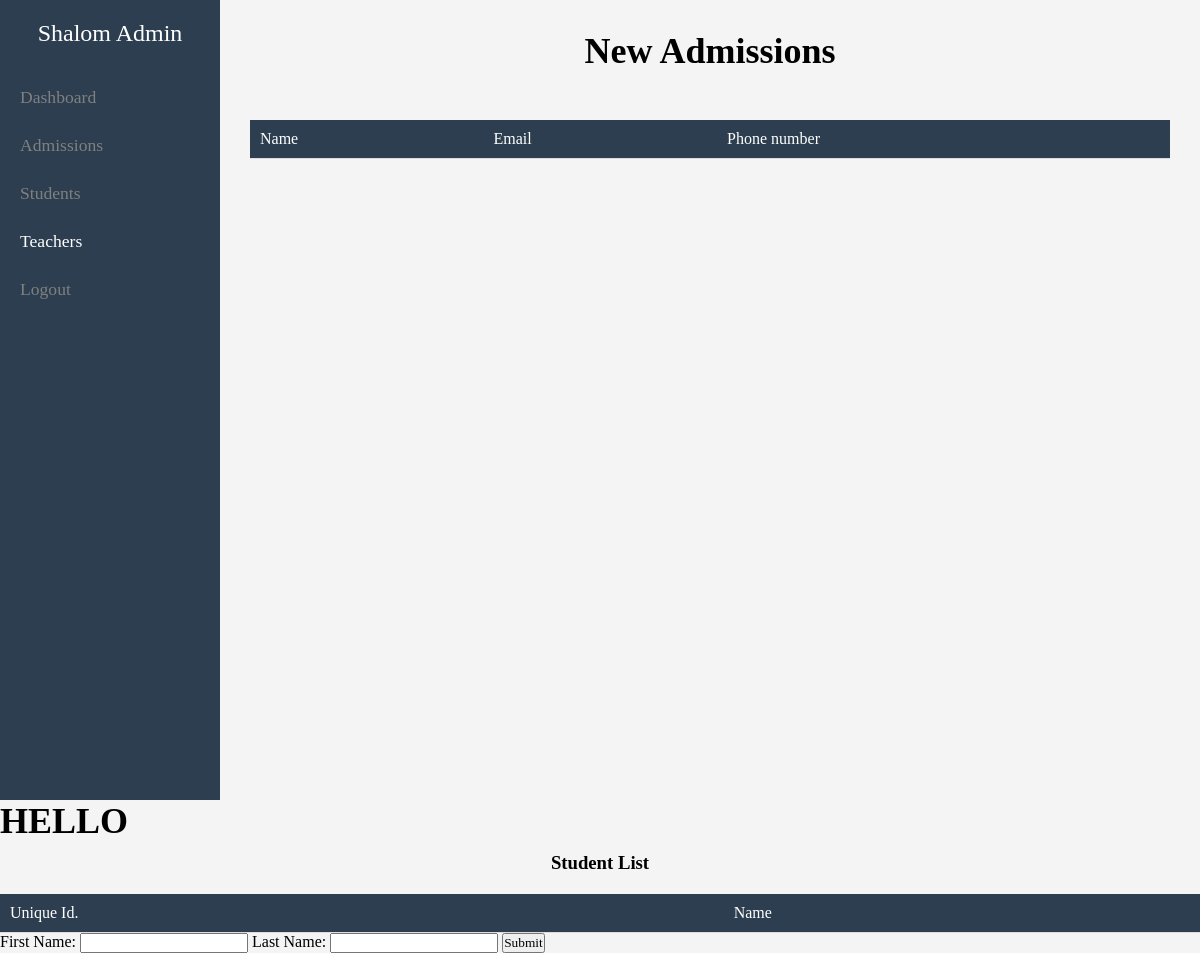
The page /administrator/adminpage/teachers/ on the database as committed earlier.
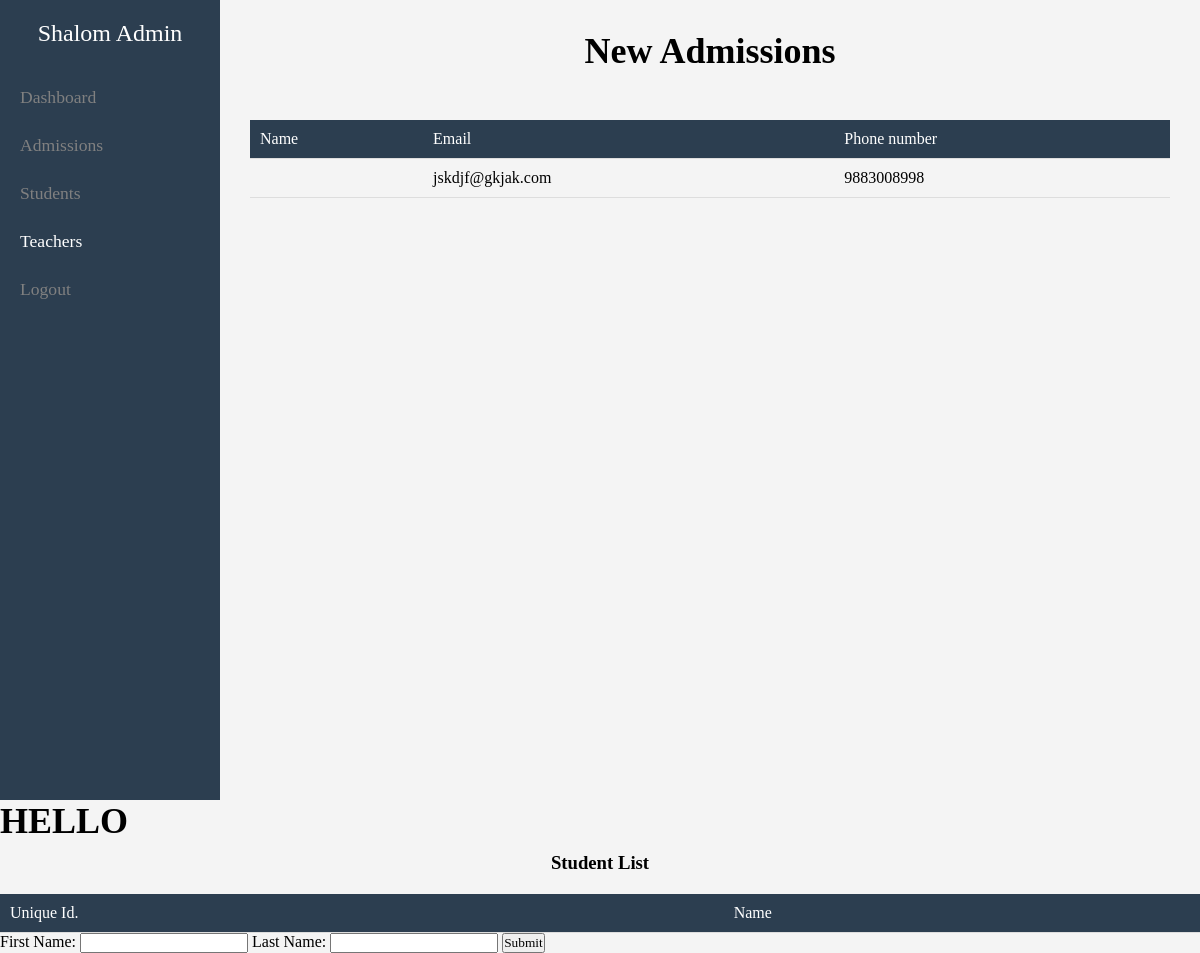
The same page on the database as committed later.
### school/models.py (models this page shows, shortened)
class Admin(models.Model):
    fname = models.CharField(max_length=50)
    lname = models.CharField(max_length=50)
    email = models.EmailField(max_length=100)
    phone = models.CharField(max_length=10)
    passwd = models.CharField(max_length=100)

### administrator/views.py (the view)
# urls.py: path('adminpage/teachers/', views.teacher_dash, name="teacher"),
def teacher_dash(request):
    teacher = Admin.objects.all
    return render(request, 'teachers.html', {'teacher': teacher})

### administrator/templates/teachers.html (shortened to what this page needs)
<!DOCTYPE html>
<html lang="en">
<head>
    <link rel="stylesheet" href="style.css">
</head>
<body>
    <div class="container">
        <aside class="sidebar">
            <h2>Shalom Admin</h2>
            <ul>
                <li ><a href="{% url 'adminpage' %}" >Dashboard</a></li>
          <li><a href="{% url 'admission_dash' %}">Admissions</a></li>
          <li><a href="{% url 'student' %}">Students</a></li>
                <li><a href="{% url 'teacher' %}"class="main_file">Teachers</a></li>
                <li><a href="{% url 'logout' %}">Logout</a></li>
            </ul>
        </aside>
        <main class="main-content">
            <header>
                <h1>New Admissions</h1>
            </header>
    <table>
        <tr>
            <th>Name</th>
            <th>Email</th>
            <th>Phone number</th>
        </tr>
        {% for student in teacher %}
        <tr>
            <td>{{ student.name }}</td>
            <td>{{ student.email }}</td>
            <td>{{ student.phone }}</td>
        </tr>
        {% endfor %}
    </table>
        </main>
    </div>
</body>
</html>
<h1>HELLO</h1>
    <h3>Student List </h3>
    <table>
        <tr>
            <th>Unique Id.</th>
            <th>Name</th>
        </tr>
    </table>
<form action="#" method="post" action={% url 'adminpage' %}>
            <label for="fname">First Name:</label>
            <input type="text" id="fname" name="fname" required>
            <label for="lname">Last Name:</label>
            <input type="text" id="lname" name="lname" required>
            <button type="submit">Submit</button>

### school/static/css/style.css (style rules this page uses)
* { margin: 0; padding: 0; font-family: "Roboto Slab", serif; font-optical-sizing: auto; font-weight: 400; font-style: normal; }
body { background: solid whitesmoke; }
h1 { font-size: 36px; font-weight: 600; }
h3 { text-align: center; font-weight: 600; margin: 10px; }
h3 { text-align: center; font-weight: 600; margin: 10px 0; }
ul { list-style-type:none; }
.container { max-width: 1280px; margin: 0 auto; }
header { text-align: center; margin-bottom: 3rem; }

### administrator/templates/teachers.html (style rules this page uses)
body { margin: 0; font-family: Arial, sans-serif; background: #f4f4f4; }
.container { display: flex; height: 100vh; }
.sidebar { width: 220px; background-color: #2c3e50; color: white; padding: 20px; box-sizing: border-box; flex-shrink: 0; height: 100vh; }
.sidebar h2 { text-align: center; margin-bottom: 30px; }
.sidebar ul { list-style: none; padding: 0; }
.sidebar ul li { margin: 7px 0; padding: 10px 0; color: grey; }
.sidebar ul li a { color: grey; text-decoration: none; font-size: 1.1em; }
.sidebar ul li .main_file { color: white; text-decoration: none; font-size: 1.1em; }
.main-content { flex-grow: 1; padding: 30px; overflow-y: auto; }
table { width: 100%; border-collapse: collapse; margin-top: 20px; }
th, td { padding: 10px; text-align: left; border-bottom: 1px solid #ddd; }
th { background-color: #2c3e50; color: white; }

Rows that differ between the two databases and show on the page:
added Admin: email "jskdjf@gkjak.com", phone "9883008998"
